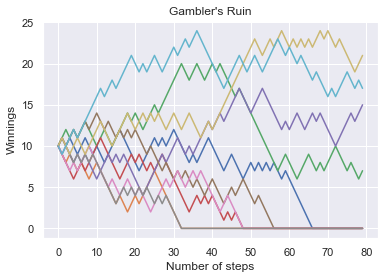

Source code (Python):
import numpy as np
import matplotlib.pyplot as plt
import seaborn as sns; sns.set()

def gamblerWalk(start=10,n=100,m=10,p=0.5,win=1,lose=-1,llim=0,ulim=None):
    """Simulate m trials of a gambler's walk of length n with starting amount
    £start, probability of success p, +£win on win, and +£lose on lose.
    Walk ends if walk reaches lower/upper limits llim or ulim."""
    
    x = np.arange(n)
    Y = np.random.choice([win,lose], size=(m,n), p=[p,1-p])
    Y[:,0] = start
    Y = np.cumsum(Y, axis=1)
    
    # Flatten score once reaches lower/upper limit
    for i, y in enumerate(Y):
        if llim in y:
            y[list(y).index(llim):] = llim
        if ulim and ulim in y:
            y[list(y).index(ulim):] = ulim
        
        Y[i] = y
        # Plot walk
        plt.plot(x,y)
    
    # Annotate plot
    plt.title("Gambler's Ruin")
    plt.xlabel("Number of steps")
    plt.ylabel("Winnings")
    
    return Y

if __name__ == "__main__":
    gamblerWalk()
